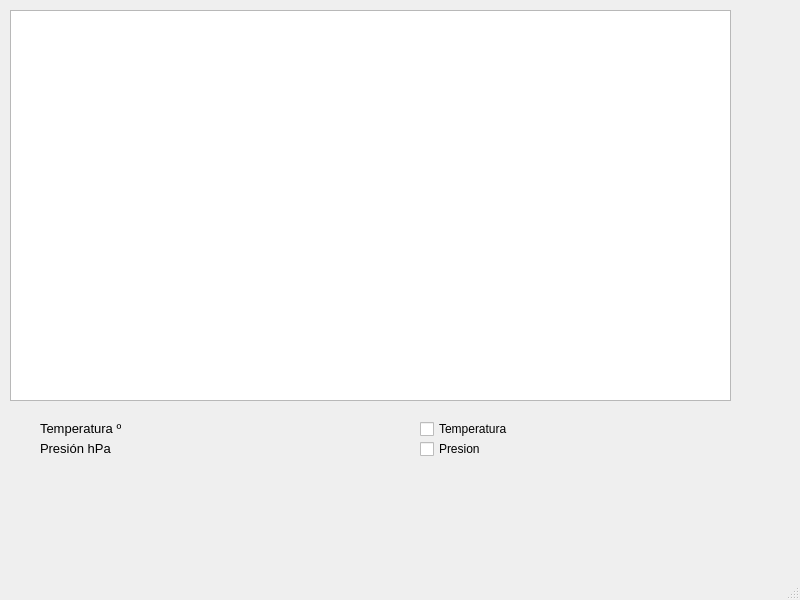
<?xml version="1.0" encoding="UTF-8"?>
<ui version="4.0">
 <class>MainWindow</class>
 <widget class="QMainWindow" name="MainWindow">
  <property name="geometry">
   <rect>
    <x>0</x>
    <y>0</y>
    <width>800</width>
    <height>600</height>
   </rect>
  </property>
  <property name="windowTitle">
   <string>MainWindow</string>
  </property>
  <widget class="QWidget" name="centralwidget">
   <widget class="QGraphicsView" name="graphicsView">
    <property name="geometry">
     <rect>
      <x>10</x>
      <y>10</y>
      <width>721</width>
      <height>391</height>
     </rect>
    </property>
   </widget>
   <widget class="QLabel" name="label">
    <property name="geometry">
     <rect>
      <x>40</x>
      <y>420</y>
      <width>81</width>
      <height>16</height>
     </rect>
    </property>
    <property name="font">
     <font>
      <pointsize>10</pointsize>
     </font>
    </property>
    <property name="text">
     <string>Temperatura ºC</string>
    </property>
   </widget>
   <widget class="QLabel" name="Temp_label">
    <property name="geometry">
     <rect>
      <x>130</x>
      <y>420</y>
      <width>41</width>
      <height>14</height>
     </rect>
    </property>
    <property name="font">
     <font>
      <pointsize>10</pointsize>
     </font>
    </property>
    <property name="text">
     <string/>
    </property>
   </widget>
   <widget class="QLabel" name="label_3">
    <property name="geometry">
     <rect>
      <x>40</x>
      <y>440</y>
      <width>71</width>
      <height>16</height>
     </rect>
    </property>
    <property name="font">
     <font>
      <pointsize>10</pointsize>
     </font>
    </property>
    <property name="text">
     <string>Presión hPa</string>
    </property>
   </widget>
   <widget class="QLabel" name="press_label">
    <property name="geometry">
     <rect>
      <x>130</x>
      <y>440</y>
      <width>41</width>
      <height>14</height>
     </rect>
    </property>
    <property name="text">
     <string/>
    </property>
   </widget>
   <widget class="QCheckBox" name="Temp_box">
    <property name="geometry">
     <rect>
      <x>420</x>
      <y>420</y>
      <width>91</width>
      <height>18</height>
     </rect>
    </property>
    <property name="text">
     <string>Temperatura </string>
    </property>
   </widget>
   <widget class="QCheckBox" name="Press_box">
    <property name="geometry">
     <rect>
      <x>420</x>
      <y>440</y>
      <width>63</width>
      <height>18</height>
     </rect>
    </property>
    <property name="text">
     <string>Presion</string>
    </property>
   </widget>
   <widget class="QLabel" name="label_2">
    <property name="geometry">
     <rect>
      <x>60</x>
      <y>490</y>
      <width>91</width>
      <height>21</height>
     </rect>
    </property>
    <property name="font">
     <font>
      <pointsize>16</pointsize>
     </font>
    </property>
    <property name="text">
     <string/>
    </property>
   </widget>
   <widget class="QLabel" name="coil2">
    <property name="geometry">
     <rect>
      <x>210</x>
      <y>490</y>
      <width>91</width>
      <height>21</height>
     </rect>
    </property>
    <property name="font">
     <font>
      <pointsize>16</pointsize>
     </font>
    </property>
    <property name="text">
     <string/>
    </property>
   </widget>
   <widget class="QLabel" name="coil3">
    <property name="geometry">
     <rect>
      <x>370</x>
      <y>490</y>
      <width>91</width>
      <height>21</height>
     </rect>
    </property>
    <property name="font">
     <font>
      <pointsize>16</pointsize>
     </font>
    </property>
    <property name="text">
     <string/>
    </property>
   </widget>
   <widget class="QLabel" name="coil1">
    <property name="geometry">
     <rect>
      <x>50</x>
      <y>490</y>
      <width>91</width>
      <height>21</height>
     </rect>
    </property>
    <property name="font">
     <font>
      <pointsize>16</pointsize>
     </font>
    </property>
    <property name="text">
     <string/>
    </property>
   </widget>
  </widget>
  <widget class="QMenuBar" name="menubar">
   <property name="geometry">
    <rect>
     <x>0</x>
     <y>0</y>
     <width>800</width>
     <height>20</height>
    </rect>
   </property>
  </widget>
  <widget class="QStatusBar" name="statusbar"/>
 </widget>
 <resources/>
 <connections/>
</ui>
